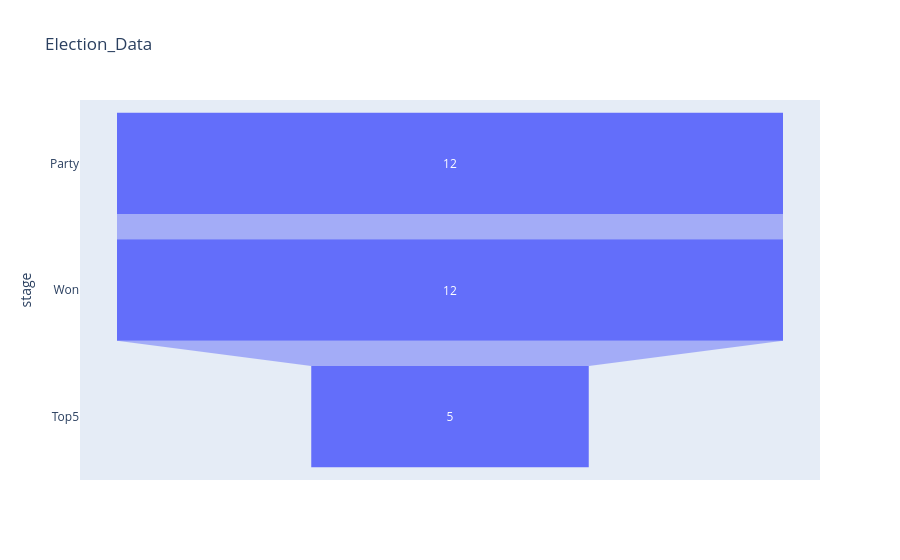

Notebook source saved alongside this figure:
### Code cell
px.funnel(funnel_data, x='Count', y='stage', title='Election_Data')

### Figure 1 — Plotly figure (JSON) as saved in the notebook; plotly's stock layout.template omitted (floating-point values rounded to 4 significant figures)
{"data": [{"hovertemplate": "Count=%{x}<br>stage=%{y}<extra></extra>", "legendgroup": "", "marker": {"color": "#636efa"}, "name": "", "orientation": "h", "showlegend": false, "type": "funnel", "x": [12, 12, 5], "xaxis": "x", "y": ["Party", "Won", "Top5"], "yaxis": "y"}], "layout": {"legend": {"tracegroupgap": 0}, "title": {"text": "Election_Data"}, "xaxis": {"anchor": "y", "domain": [0, 1], "title": {"text": "Count"}}, "yaxis": {"anchor": "x", "domain": [0, 1], "title": {"text": "stage"}}}}
